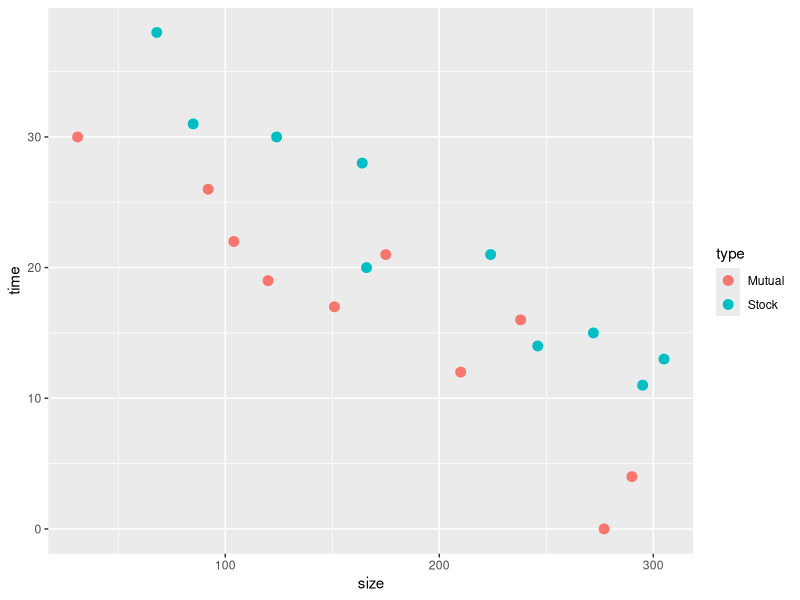
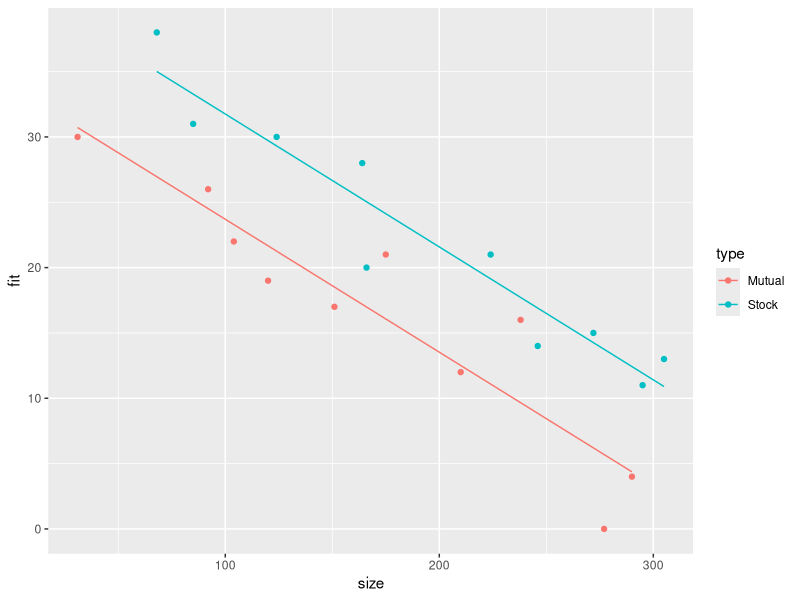

R code for these plots, in order: (Note: this script raises an error after producing the figures.)
###############################################################
#
# 다변량 통계분석 7 - 다중회귀분석 (범주형 설명변수)
#
###############################################################

# 보험업계의 혁신에 대한 연구
# • 혁신을 받아들이는데 걸리는 시간이 회사 규모와 유형에 따라 달라지는가?
# • Y: 혁신을 받아들이는데까지 걸리는기간을 월 단위로측정
# • X1: 회사의자산규모
# • X2: 회사 유형 (stock, mutual)

insu = read.csv("data/insurance.csv", header = T)
head(insu)
summary(insu)

library(ggplot2)
ggplot(insu, aes(y=time, x=size, color=type)) + geom_point(size=3)

model.matrix(time ~ size + type, insu)

model1 = lm(time ~ size + type, insu)
summary(model1)

# 회귀식 : y = b0 + b1*X1 + b2*X2 + e
# X1 = size
# X2 = type : 1 if stock, 0 if mutual
# Mutual    : y = b0 + b1*X1
# Stock     : y = (b0 + b2) + b1*X1

insu$fit = model1$fitted.values

ggplot(insu, aes(y=fit, x=size, group=type, color=type)) +
    geom_line() + 
    geom_point(aes(y=time, x=size, color=type))


#-------------------------------------------------------------
# 기준이 되는 집단(reference level)을 변경

insu$type = relevel(insu$type, ref = "Stock")

model2 = lm(time ~ size+type, insu)
summary(model2)

model.matrix(time ~ size+type, insu)


#-------------------------------------------------------------
# Effect Codeing
# 특정 집단을 기준으로 하는 것이 아니라 전체의 평균을 기준으로 비교

model3 = lm(time ~ size+type, insu, contrasts = list(type=contr.sum))
summary(model3)

model.matrix(time ~ size+type, insu, contrasts = list(type=contr.sum))


#-------------------------------------------------------------
# 두 개 이상의 level을 가진 범주형 변수
#-------------------------------------------------------------

# County demographic information (CDI)
# • 미국의 가장인구가 많은 440개 county의자료
# • Crime: 범죄 발생수(y)
# • Pop: 인구 (X1)
# • Region: 지역(1=NE, 2=NC, 3=S, 4=W)
# • 범죄발생 건수가 인구, 실업률과 지역에 따라 어떻게 달라지는가?

cdata = read.csv("data/CDI.csv", header = T)
head(cdata)
summary(cdata)

cdata$region = factor(cdata$region)

model1 = lm(crime ~ pop + region, cdata)
summary(model1)
model.matrix(crime ~ pop + region, cdata)

plot(model1) # 6 : outlier

# outlier 제거한 후 다시 모델링
cdata = cdata[-6, ]
model1 = lm(crime ~ pop + region, cdata)
summary(model1)

anova(model1) # H0 : b1 = b2 = b3 = 0 ---> 가설 기각

cdata$fitted = model1$fitted.values
ggplot(cdata, aes(y=fitted, x=pop, color=region)) +
    geom_line() + 
    geom_point(aes(y=crime, x=pop, shape=region))


# contrasts
model2 = lm(crime ~ pop + region, cdata, contrasts = list(region=contr.sum))
summary(model2)

model.matrix(crime ~ pop + region, cdata, contrasts = list(region=contr.sum))


#-------------------------------------------------------------
# Interaction 교호작용
#-------------------------------------------------------------

# 지역에 따라 인구 규모가 범죄건수에 미치는 영향의 정도가 다를까?
model3 = lm(crime ~ pop + region + pop*region, cdata)
summary(model3)

# pop:region2 - pop의 기울기가 NE에 비해 NC 지역에서 얼마나 높은가
# pop:region3 - pop의 기울기가 NE에 비해 S 지역에서 얼마나 높은가
# pop:region4 - pop의 기울기가 NE에 비해 W 지역에서 얼마나 높은가

# 지역별로 기울기의 차이가 있는가?
anova(model3)

cdata$fitted = model3$fitted.values
ggplot(cdata, aes(y=fitted, x=pop, color=region)) +
    geom_line() + 
    geom_point(aes(y=crime, x=pop, shape=region))


insumodel = lm(time ~ size + type + size*type, insu)
summary(insumodel)

anova(insumodel)



#-------------------------------------------------------------
# 두 개의 연속형 변수의 교호작용
#-------------------------------------------------------------

model4 = lm(crime ~ pop + unemployment + pop*unemployment, cdata)
summary(model4)

# unemployment 의 p-value가 유의하지 않다고 나왔지만, pop:unemployment는 유의함.
# 주효과가 유의하지 않더라도 교호작용이 유의하면 제거하지 않음.

plot(model4)

summary(cdata$unemployment)

intc = -1.708e+03
ipop = 6.085e-02
iunemp = -4.492e+02
ipopunemp = 2.598e-03

ggplot(cdata, aes(x=pop, y=crime, colour="data")) +
    geom_point() +
    geom_abline(intercept = intc + iunemp*2.2, slope = ipop + ipopunemp*2.2, aes(colour='min')) +
    geom_abline(intercept = intc + iunemp*6.59, slope = ipop + ipopunemp*6.59, aes(colour='mean')) +
    geom_abline(intercept = intc + iunemp*21.3, slope = ipop + ipopunemp*21.3, aes(colour='max')) +
    scale_color_discrete(name="Unemployment")
           
# 동일한 실업률 수준이 유지될 때 인구가 증가할수록 범죄 건수가 증가함
# 기울기가 실업률이 높을 수록 가파름




